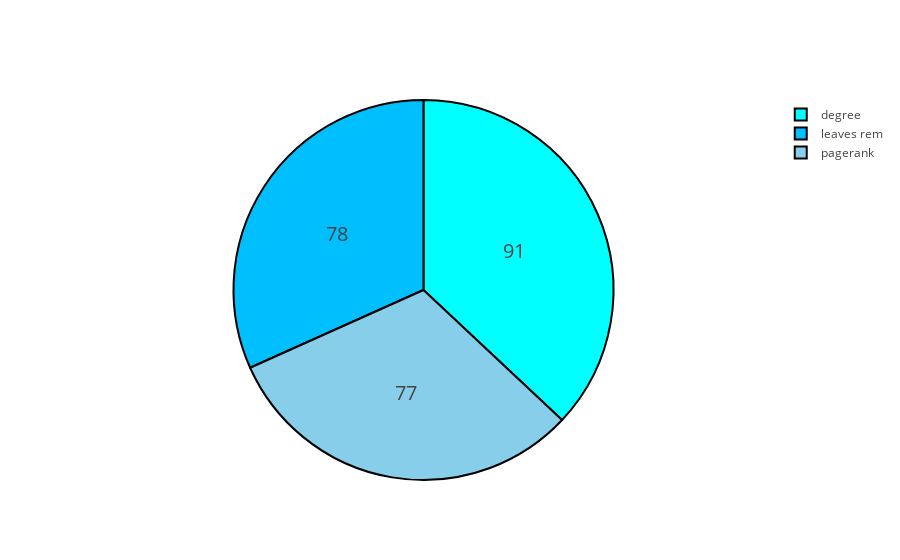

Notebook source saved alongside this figure:
### Code cell
labels=[]
values=[]
colors = [pagerank,leaves,degree]
for key, value in victories_100_ua.iteritems() :
    labels.append(key)
    values.append(value)


colors2=[pagerank,leaves,degree]
trace = go.Pie(labels=labels, values=values,
               hoverinfo='label+percent', textinfo='value', 
               textfont=dict(size=20),
               marker=dict(colors=colors2, 
                           line=dict(color='#000000', width=2)))

iplot([trace], filename='styled_pie_chart')

### Figure 1 — Plotly figure (JSON) as saved in the notebook; plotly's stock layout.template omitted (floating-point values rounded to 4 significant figures)
{"data": [{"hoverinfo": "label+percent", "labels": ["leaves rem", "pagerank", "degree"], "marker": {"colors": ["deepskyblue", "skyblue", "aqua"], "line": {"color": "#000000", "width": 2}}, "textfont": {"size": 20}, "textinfo": "value", "type": "pie", "values": [78, 77, 91]}], "layout": {}}
